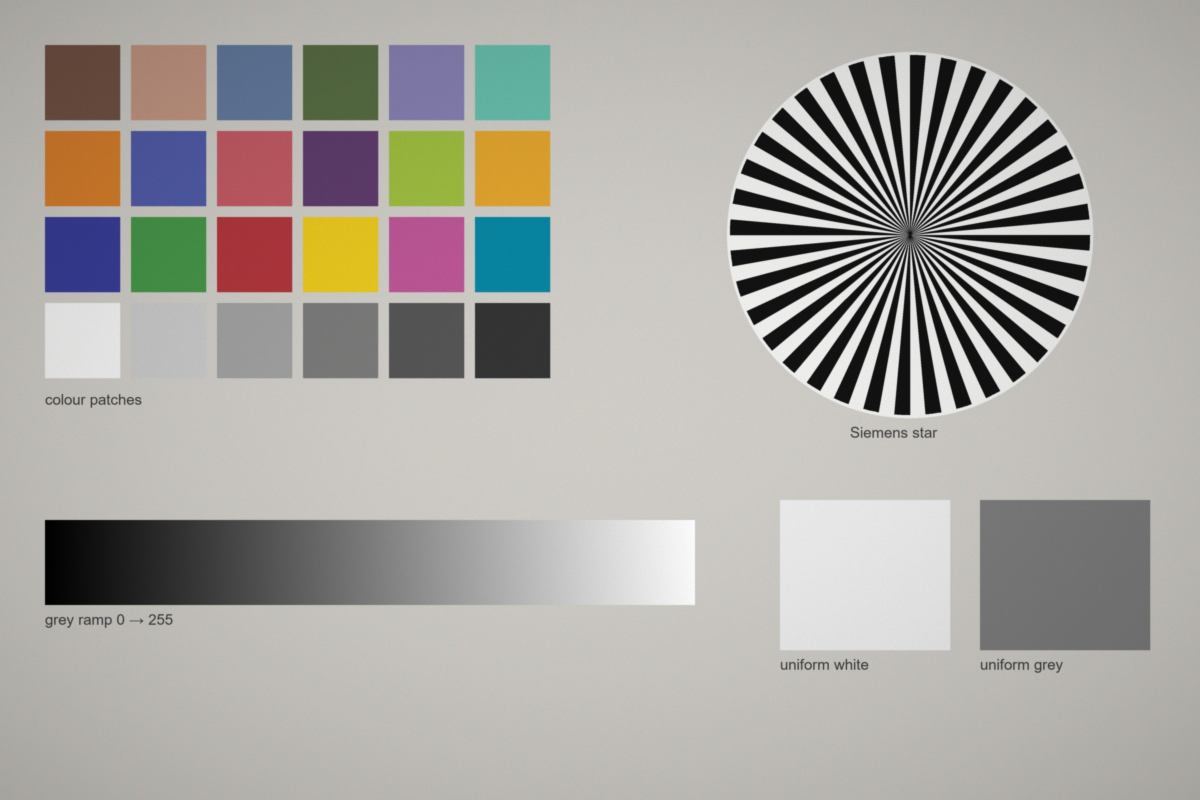
#> input picture materials/quality-management/hands-on/img/test-chart.jpg, 2400 x 1600 px, found by its file name (shown at 1/2 size)
$ jupyter execute 1-inside-your-camera.ipynb
#> lines starting #> are read from the running program, lines starting #| are printed output that depends on the picture
# Exercise 1 — Inside your camera, in Python
*Quality Management · Hands-on lab · Università degli Studi di Perugia*

This notebook does what the [web page](https://lollocappo.github.io/student-hub/materials/quality-management/hands-on/camera.html) does, one step at a time. Run the cells in order with **Shift + Enter**. Nothing here can break anything: if you get lost, *Runtime → Restart* and start again.

[cell 1]
# Run this cell first: it downloads the example files from the course repository.
import os, urllib.request
BASE = "https://raw.githubusercontent.com/LolloCappo/student-hub/main/materials/quality-management/hands-on/"

def fetch(path):
    """Download a file of the lab once, and return its local name."""
    name = os.path.basename(path)
    if not os.path.exists(name):
        urllib.request.urlretrieve(BASE + path, name)
    return name

PHOTO = fetch("img/test-chart.jpg")      # a synthetic photo of a printed test chart

[cell 2]
# Optional — use your own photo instead of the example.
# Remove the "#" in front of the two lines below, run the cell, and pick the file.
# from google.colab import files
# PHOTO = list(files.upload())[0]

## 1. A photo is a grid of numbers
An image is an array with one row per line of pixels, one column per pixel, and three numbers (red, green, blue) per pixel.

[cell 3]
import numpy as np
import matplotlib.pyplot as plt
from PIL import Image

img = np.asarray(Image.open(PHOTO).convert("RGB"))
#> img is the input picture: shape (1600, 2400, 3); mean R, G, B 169, 166.4, 161.6
H, W, _ = img.shape
#> H = 1600; W = 2400
print(f"{W} x {H} pixels = {W * H / 1e6:.1f} megapixels, stored as {img.dtype} (0 to 255)")
#| 2400 x 1600 pixels = 3.8 megapixels, stored as uint8 (0 to 255)
print("the pixel in the middle:", img[H // 2, W // 2], "  [R, G, B]")
#| the pixel in the middle: [207 204 199]   [R, G, B]

raw = W * H * 3                                  # bytes if every number were stored
#> raw = 11520000
saved = os.path.getsize(PHOTO)                   # bytes in the JPEG file
print(f"raw {raw / 1e6:.1f} MB, file {saved / 1e3:.0f} kB: compression 1:{raw / saved:.0f}")
#| raw 11.5 MB, file 430 kB: compression 1:27

[cell 4]
fig, ax = plt.subplots(1, 2, figsize=(12, 4))
ax[0].imshow(img); ax[0].set_title("the photo")
y, x = H // 2, W // 2
#> y = 800; x = 1200
ax[1].imshow(img[y - 5:y + 6, x - 5:x + 6], interpolation="nearest"); ax[1].set_title("11 x 11 pixels from the middle")
for a in ax: a.axis("off")
plt.show()
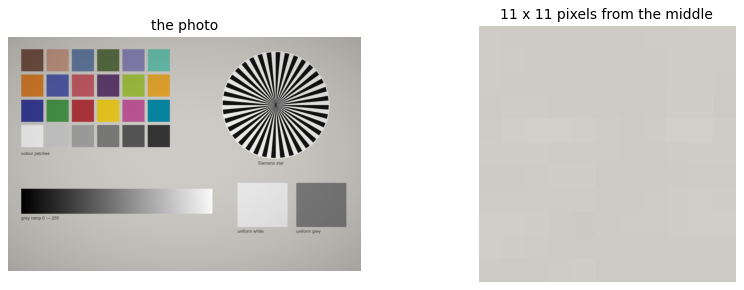
#> figure drawn by matplotlib, 2 panels

## 2. Three colour channels
Each channel is a grey image of its own. On the sensor, each pixel had **one** colour filter (the Bayer pattern: one red, two green, one blue in every 2 x 2 block); the other two values were interpolated.

[cell 5]
grey = img.astype(float) @ [0.299, 0.587, 0.114]      # ITU-R BT.601 weights
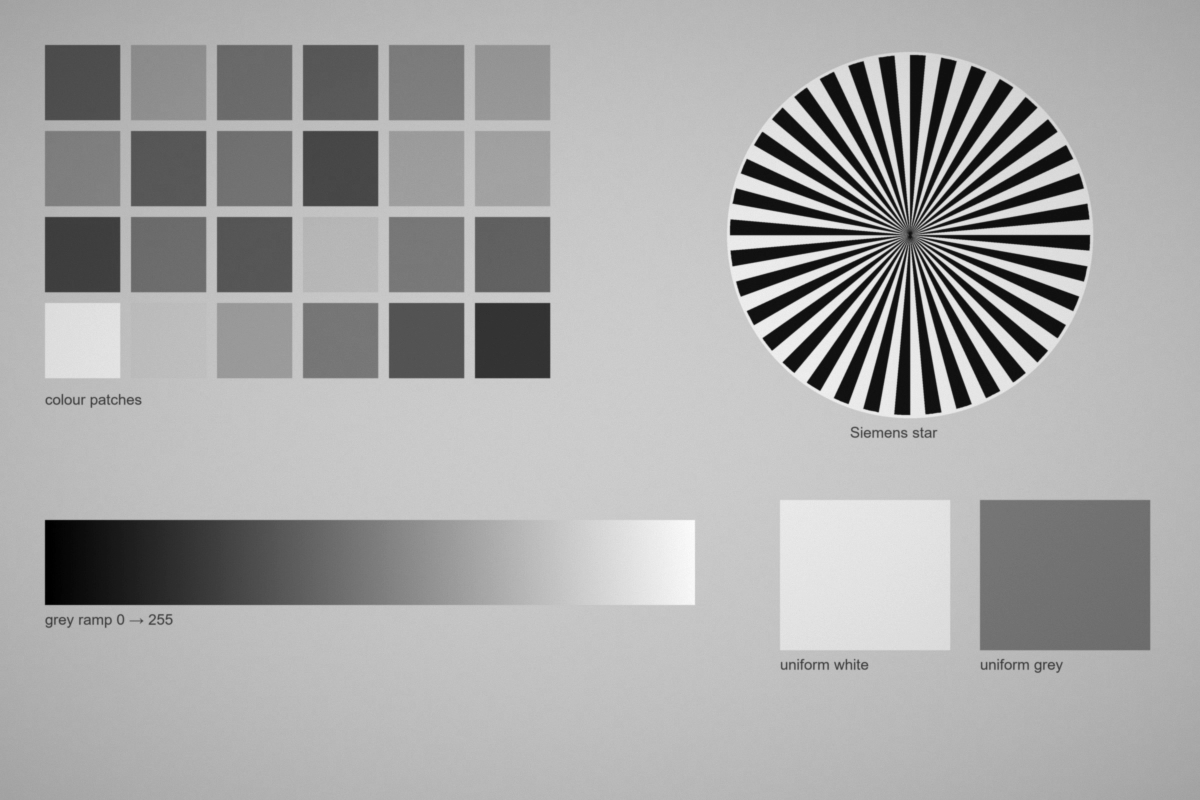
#> grey: shape (1600, 2400) float64 (shown at 1/2 size); min 0, max 255, mean 166.6
fig, ax = plt.subplots(1, 4, figsize=(16, 3.4))
for a, (title, ch) in zip(ax, [("red", img[..., 0]), ("green", img[..., 1]), ("blue", img[..., 2]), ("grey", grey)]):
    a.imshow(ch, cmap="gray", vmin=0, vmax=255); a.set_title(title); a.axis("off")
#> this loop made 4 passes
#> title on passes 1 to 4: 'red', 'green', 'blue', 'grey'
plt.show()
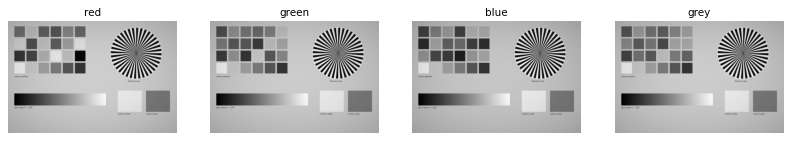
#> figure drawn by matplotlib, 4 panels

## 3. How many grey levels?
8 bits give 256 levels. With fewer bits the smooth ramp breaks into bands. A threshold (Exercise 2) is the extreme case: 1 bit.

[cell 6]
ramp = grey[1040:1210, 90:1390] if PHOTO == "test-chart.jpg" else grey
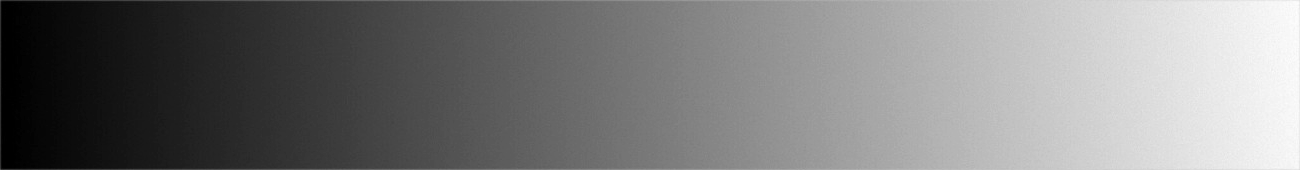
#> ramp: shape (170, 1300) float64; min 0, max 255, mean 123.3
fig, ax = plt.subplots(4, 1, figsize=(10, 5))
for a, bits in zip(ax, [8, 4, 2, 1]):
    step = 256 / 2 ** bits
    a.imshow(np.floor(ramp / step) * step + step / 2, cmap="gray", vmin=0, vmax=255, aspect="auto")
    a.set_title(f"{bits} bits = {2 ** bits} levels", fontsize=10); a.axis("off")
plt.tight_layout(); plt.show()
#> after `plt.tight_layout()`:
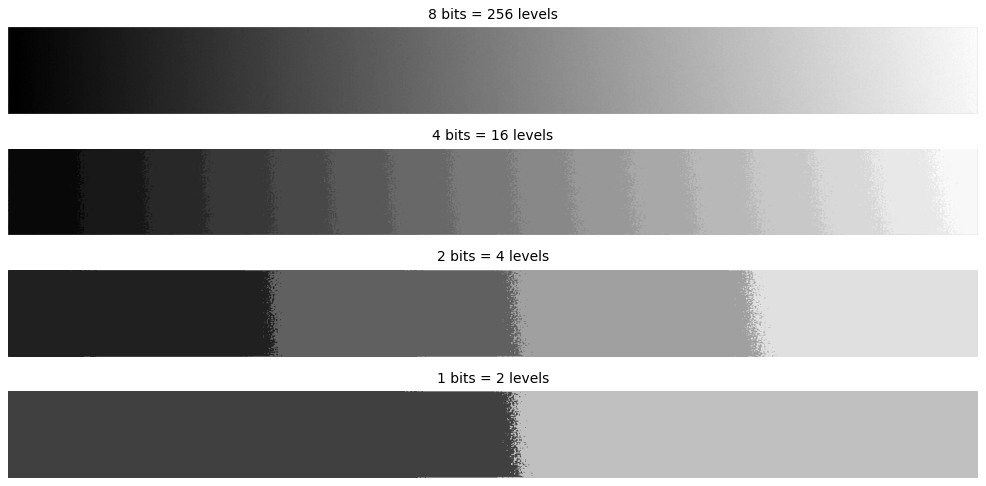
#> figure drawn by matplotlib, 4 panels

## 4. Resolution and aliasing
Keep one pixel in *n*. Picking a single pixel lets detail finer than two pixels come back as false patterns (**aliasing**); averaging the block blurs it instead.

[cell 7]
star = grey[110:830, 1460:2180] if PHOTO == "test-chart.jpg" else grey
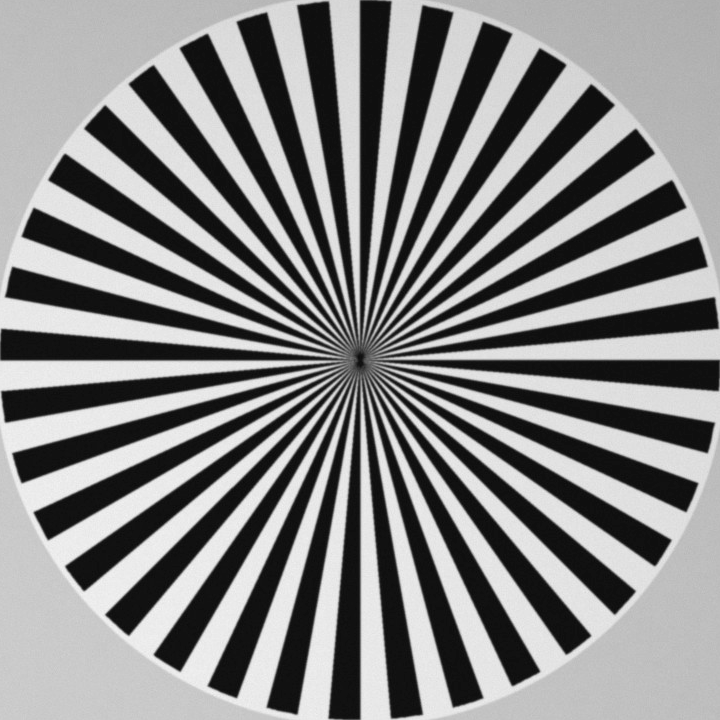
#> star: shape (720, 720) float64; min 7, max 244.8, mean 135.4
fig, ax = plt.subplots(2, 3, figsize=(12, 8))
for j, n in enumerate([1, 4, 8]):
    picked = star[::n, ::n]
    h, w = (star.shape[0] // n) * n, (star.shape[1] // n) * n
    averaged = star[:h, :w].reshape(h // n, n, w // n, n).mean(axis=(1, 3))
    ax[0, j].imshow(picked, cmap="gray", interpolation="nearest"); ax[0, j].set_title(f"pick 1 in {n}")
    ax[1, j].imshow(averaged, cmap="gray", interpolation="nearest"); ax[1, j].set_title(f"average {n} x {n}")
#> this loop made 3 passes
#> pass 3, `averaged = star[:h, :w].reshape(h // n, n, w // n, n).mean(axis=(1, 3))`:
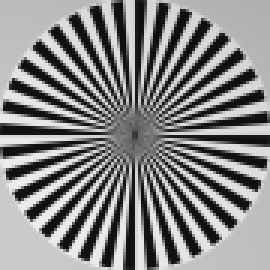
#> averaged: shape (90, 90) float64 (shown 3 times larger); min 15.27, max 237, mean 135.4
for a in ax.ravel(): a.axis("off")
plt.show()

## 5. Noise
Choose an area that should be perfectly uniform. A smooth change of light across it is *shading*, not noise, so a plane is fitted and removed first.

[cell 8]
y0, x0, h, w = (1040, 1600, 220, 260) if PHOTO == "test-chart.jpg" else (H // 2 - 100, W // 2 - 100, 200, 200)
#> y0 = 1040; x0 = 1600; h = 220; w = 260

def detrend(z):
    """Remove the best-fitting plane a + b*x + c*y, keep the mean."""
    yy, xx = np.mgrid[:z.shape[0], :z.shape[1]]
    A = np.c_[np.ones(z.size), xx.ravel(), yy.ravel()]
    coef, *_ = np.linalg.lstsq(A, z.ravel(), rcond=None)
    return z - (A @ coef).reshape(z.shape) + z.mean()

for name, ch in [("red", img[..., 0]), ("green", img[..., 1]), ("blue", img[..., 2]), ("grey", grey)]:
    z = detrend(ch[y0:y0 + h, x0:x0 + w].astype(float))
    print(f"{name:6s} mean {z.mean():6.1f}   noise {z.std(ddof=1):5.2f}   SNR {z.mean() / z.std(ddof=1):5.0f}")
#> this loop made 4 passes
#> (name, coef in detrend) on passes 1 to 4: ('red', [231.3, -0.0173, -0.0259]), ('green', [231.3, -0.0173, -0.0259]), ('blue', [231.2, -0.0172, -0.0257]), ('grey', [231.3, -0.0173, -0.0259])
#| red    mean  226.2   noise  1.55   SNR   146
#| green  mean  226.2   noise  1.56   SNR   145
#| blue   mean  226.2   noise  1.63   SNR   139
#| grey   mean  226.2   noise  1.52   SNR   148
#> pass 1, in detrend, `yy, xx = np.mgrid[:z.shape[0], :z.shape[1]]`:
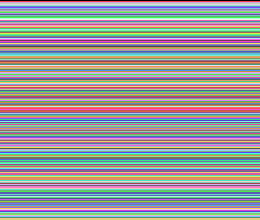
#> yy: shape (220, 260) int64; 220 distinct labels, from 0 to 219; one colour per label, 0 black
#> pass 1, in detrend, `yy, xx = np.mgrid[:z.shape[0], :z.shape[1]]`:
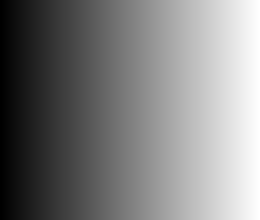
#> xx: shape (220, 260) int64; min 0, max 259, mean 129.5; drawn with min black and max white

[cell 9]
z = detrend(grey[y0:y0 + h, x0:x0 + w])
N, noise = [], []
for k in [1, 2, 4, 8, 16]:
    hh, ww = (h // k) * k, (w // k) * k
    means = z[:hh, :ww].reshape(hh // k, k, ww // k, k).mean(axis=(1, 3))   # averages of k x k pixels
    N.append(k * k); noise.append(means.std(ddof=1))
#> after the loop, N = [1, 4, 16, 64, 256]; noise = [1.52, 1.07, 0.571, 0.322, 0.193]
N = np.array(N)
plt.figure(figsize=(6, 3.5))
plt.plot(N, noise, "o-", label="your photo")
plt.plot(N, noise[0] / np.sqrt(N), "k--", label="ideal 1/sqrt(N)")
plt.xscale("log", base=2); plt.xlabel("pixels averaged, N"); plt.ylabel("noise (grey levels)"); plt.legend(); plt.grid(alpha=0.3)
plt.show()
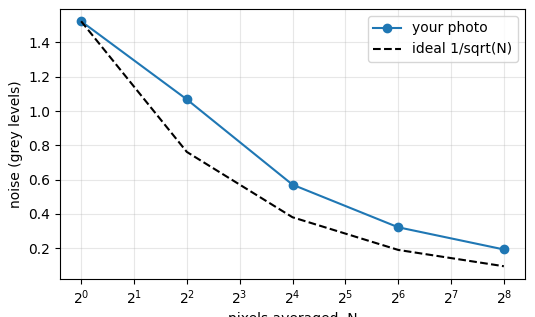
#> figure drawn by matplotlib, 1 panel
print(f"averaging {N[-1]} pixels cut the noise by x{noise[0] / noise[-1]:.1f}; random noise would give x{np.sqrt(N[-1]):.0f}")
#| averaging 256 pixels cut the noise by x7.9; random noise would give x16
